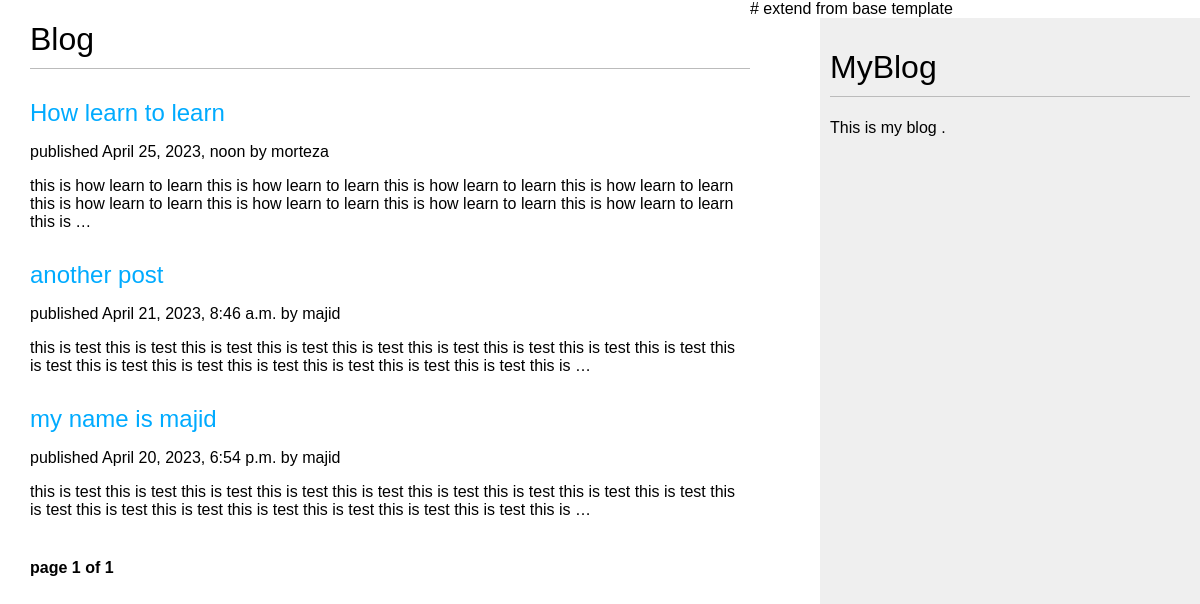
Page /blog/ on the earlier database version.
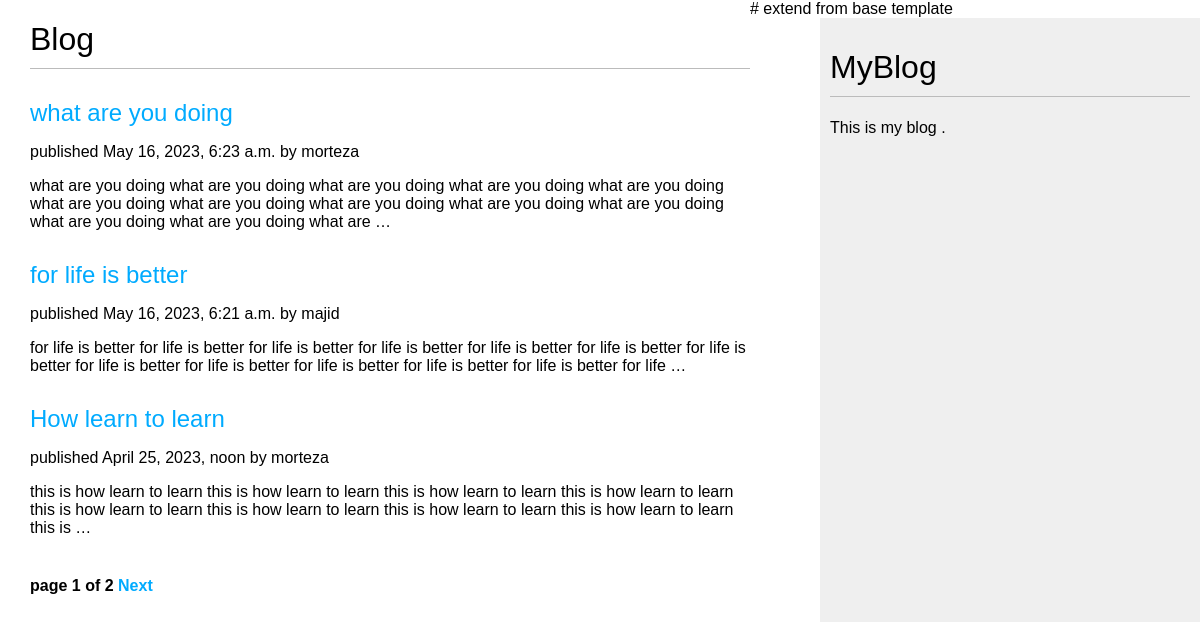
Same page on the later database version.
### blog/models.py (models this page shows, shortened)
class Post(models.Model):
    class Status(models.TextChoices):
        DRAFT = 'DF','Draft'
        PUBLISHED = 'PB','Published'
    title = models.CharField(max_length=250)
    slug = models.SlugField(max_length=250,
                            unique_for_date='publish')
    author = models.ForeignKey(User,
                               on_delete=models.CASCADE,
                               related_name='blog_posts')
    body = models.TextField()
    publish = models.DateTimeField(default=timezone.now)
    created = models.DateTimeField(auto_now_add=True)
    updated = models.DateTimeField(auto_now=True)
    status = models.CharField(max_length=2,
                              choices=Status.choices,
                              default=Status.DRAFT)
    objects = models.Manager() #defoult manager
    published = PublishedManager() #custom manager
    class Meta:
        ordering = ['-publish']
        indexes = [
            models.Index(fields=['-publish']),
        ]
    def  get_absolute_url(self):
        return reverse("blog:post_detail",args=[self.publish.year,
                                                self.publish.month,
                                                self.publish.day,
                                                self.slug])

### blog/views.py (the view)
# urls.py: path('',views.PostListView.as_view() , name="post_list"),
class PostListView(ListView):
    queryset = Post.published.all()
    context_object_name = 'posts'
    paginate_by = 3
    template_name = 'blog/post/list.html'

### blog/templates/blog/post/list.html (shortened to what this page needs)
{% extends "blog/base.html" %}
{% block content %}
    <h1>  Blog  </h1>
    {% for post in posts %}
        <h2>
            <a href = "{{ post.get_absolute_url }}">
                {{post.title}}
            </a>
        </h2>
        <p> published {{ post.publish}} by {{ post.author }}  </p>
        {{ post.body | truncatewords:50 | linebreaks }}
    {% endfor %}
    {% include "pagination.html" with page=page_obj %}
{% endblock %}

Differences in the rows shown:
no longer on this page (row unchanged): Post: title "another post", publish "April 21, 2023, 8:46 a.m.", author "majid", body "this is test this is test this is test this is test this is test this is test this is test this is test this is test this is test this is test this is test this is test this is test this is test this is test this is …"
no longer on this page (row unchanged): Post: title "my name is majid", publish "April 20, 2023, 6:54 p.m.", author "majid", body "this is test this is test this is test this is test this is test this is test this is test this is test this is test this is test this is test this is test this is test this is test this is test this is test this is …"
added Post: title "what are you doing", publish "May 16, 2023, 6:23 a.m.", author "morteza", body "what are you doing what are you doing what are you doing what are you doing what are you doing what are you doing what are you doing what are you doing what are you doing what are you doing what are you doing what are you doing what are …"
added Post: title "for life is better", publish "May 16, 2023, 6:21 a.m.", author "majid", body "for life is better for life is better for life is better for life is better for life is better for life is better for life is better for life is better for life is better for life is better for life is better for life is better for life …"
Other differences:
{{ page.paginator.num_pages }}: "1" → "2"
text now shown: "Next"
